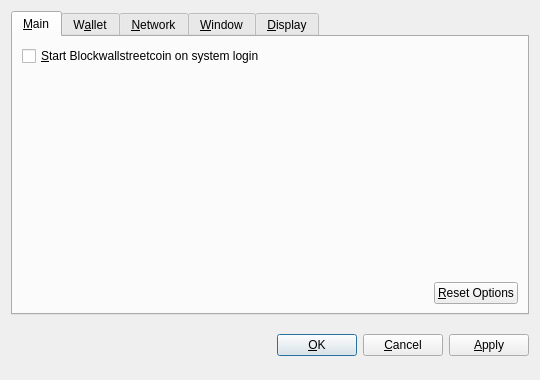
<?xml version="1.0" encoding="UTF-8"?>
<ui version="4.0">
 <class>OptionsDialog</class>
 <widget class="QDialog" name="OptionsDialog">
  <property name="geometry">
   <rect>
    <x>0</x>
    <y>0</y>
    <width>540</width>
    <height>380</height>
   </rect>
  </property>
  <property name="windowTitle">
   <string>Options</string>
  </property>
  <property name="modal">
   <bool>true</bool>
  </property>
  <layout class="QVBoxLayout" name="verticalLayout">
   <item>
    <widget class="QTabWidget" name="tabWidget">
     <property name="tabPosition">
      <enum>QTabWidget::North</enum>
     </property>
     <property name="currentIndex">
      <number>0</number>
     </property>
     <widget class="QWidget" name="tabMain">
      <attribute name="title">
       <string>&amp;Main</string>
      </attribute>
      <layout class="QVBoxLayout" name="verticalLayout_Main">
       <item>
        <widget class="QCheckBox" name="bitcoinAtStartup">
         <property name="toolTip">
          <string>Automatically start Blockwallstreetcoin after logging in to the system.</string>
         </property>
         <property name="text">
          <string>&amp;Start Blockwallstreetcoin on system login</string>
         </property>
        </widget>
       </item>
       <item>
        <spacer name="verticalSpacer_Main">
         <property name="orientation">
          <enum>Qt::Vertical</enum>
         </property>
         <property name="sizeHint" stdset="0">
          <size>
           <width>20</width>
           <height>40</height>
          </size>
         </property>
        </spacer>
       </item>
       <item>
        <layout class="QHBoxLayout" name="horizontalLayout_2_Main">
         <item>
          <spacer name="horizontalSpacer_2_Main">
           <property name="orientation">
            <enum>Qt::Horizontal</enum>
           </property>
           <property name="sizeHint" stdset="0">
            <size>
             <width>40</width>
             <height>20</height>
            </size>
           </property>
          </spacer>
         </item>
         <item>
          <widget class="QPushButton" name="resetButton">
           <property name="toolTip">
            <string>Reset all client options to default.</string>
           </property>
           <property name="text">
            <string>&amp;Reset Options</string>
           </property>
           <property name="autoDefault">
            <bool>false</bool>
           </property>
          </widget>
         </item>
        </layout>
       </item>
      </layout>
     </widget>
     <widget class="QWidget" name="tabWallet">
      <attribute name="title">
       <string>W&amp;allet</string>
      </attribute>
      <layout class="QVBoxLayout" name="verticalLayout_Network">
       <item>
        <widget class="QLabel" name="transactionFeeInfoLabel">
         <property name="text">
          <string>Optional transaction fee per kB that helps make sure your transactions are processed quickly. Most transactions are 1 kB.</string>
         </property>
         <property name="textFormat">
          <enum>Qt::PlainText</enum>
         </property>
         <property name="wordWrap">
          <bool>true</bool>
         </property>
        </widget>
       </item>
       <item>
        <layout class="QHBoxLayout" name="horizontalLayout_1_Main">
         <item>
          <widget class="QLabel" name="transactionFeeLabel">
           <property name="text">
            <string>Pay transaction &amp;fee</string>
           </property>
           <property name="textFormat">
            <enum>Qt::PlainText</enum>
           </property>
           <property name="buddy">
            <cstring>transactionFee</cstring>
           </property>
          </widget>
         </item>
         <item>
          <widget class="BitcoinAmountField" name="transactionFee"/>
         </item>
         <item>
          <spacer name="horizontalSpacer_1_Main">
           <property name="orientation">
            <enum>Qt::Horizontal</enum>
           </property>
           <property name="sizeHint" stdset="0">
            <size>
             <width>40</width>
             <height>20</height>
            </size>
           </property>
          </spacer>
         </item>
        </layout>
       </item>
       <item>
        <widget class="QLabel" name="label">
         <property name="text">
          <string>If you disable the spending of unconfirmed change, the change from a transaction cannot be used until that transaction has at least one confirmation. This also affects how your balance is computed.</string>
         </property>
         <property name="wordWrap">
          <bool>true</bool>
         </property>
        </widget>
       </item>
       <item>
        <widget class="QCheckBox" name="spendZeroConfChange">
         <property name="text">
          <string>Spend unconfirmed change  (experts only)</string>
         </property>
        </widget>
       </item>
       <item>
        <spacer name="verticalSpacer">
         <property name="orientation">
          <enum>Qt::Vertical</enum>
         </property>
         <property name="sizeHint" stdset="0">
          <size>
           <width>20</width>
           <height>40</height>
          </size>
         </property>
        </spacer>
       </item>
      </layout>
     </widget>
     <widget class="QWidget" name="tabNetwork">
      <attribute name="title">
       <string>&amp;Network</string>
      </attribute>
      <layout class="QVBoxLayout" name="verticalLayout_Network">
       <item>
        <widget class="QCheckBox" name="mapPortUpnp">
         <property name="toolTip">
          <string>Automatically open the Blockwallstreetcoin client port on the router. This only works when your router supports UPnP and it is enabled.</string>
         </property>
         <property name="text">
          <string>Map port using &amp;UPnP</string>
         </property>
        </widget>
       </item>
       <item>
        <widget class="QCheckBox" name="connectSocks">
         <property name="toolTip">
          <string>Connect to the Blockwallstreetcoin network through a SOCKS proxy (e.g. when connecting through Tor).</string>
         </property>
         <property name="text">
          <string>&amp;Connect through SOCKS proxy:</string>
         </property>
        </widget>
       </item>
       <item>
        <layout class="QHBoxLayout" name="horizontalLayout_Network">
         <item>
          <widget class="QLabel" name="proxyIpLabel">
           <property name="text">
            <string>Proxy &amp;IP:</string>
           </property>
           <property name="textFormat">
            <enum>Qt::PlainText</enum>
           </property>
           <property name="buddy">
            <cstring>proxyIp</cstring>
           </property>
          </widget>
         </item>
         <item>
          <widget class="QValidatedLineEdit" name="proxyIp">
           <property name="maximumSize">
            <size>
             <width>140</width>
             <height>16777215</height>
            </size>
           </property>
           <property name="toolTip">
            <string>IP address of the proxy (e.g. 127.0.0.1)</string>
           </property>
          </widget>
         </item>
         <item>
          <widget class="QLabel" name="proxyPortLabel">
           <property name="text">
            <string>&amp;Port:</string>
           </property>
           <property name="textFormat">
            <enum>Qt::PlainText</enum>
           </property>
           <property name="buddy">
            <cstring>proxyPort</cstring>
           </property>
          </widget>
         </item>
         <item>
          <widget class="QLineEdit" name="proxyPort">
           <property name="maximumSize">
            <size>
             <width>55</width>
             <height>16777215</height>
            </size>
           </property>
           <property name="toolTip">
            <string>Port of the proxy (e.g. 9050)</string>
           </property>
          </widget>
         </item>
         <item>
          <widget class="QLabel" name="socksVersionLabel">
           <property name="text">
            <string>SOCKS &amp;Version:</string>
           </property>
           <property name="textFormat">
            <enum>Qt::PlainText</enum>
           </property>
           <property name="buddy">
            <cstring>socksVersion</cstring>
           </property>
          </widget>
         </item>
         <item>
          <widget class="QValueComboBox" name="socksVersion">
           <property name="toolTip">
            <string>SOCKS version of the proxy (e.g. 5)</string>
           </property>
          </widget>
         </item>
         <item>
          <spacer name="horizontalSpacer_Network">
           <property name="orientation">
            <enum>Qt::Horizontal</enum>
           </property>
           <property name="sizeHint" stdset="0">
            <size>
             <width>40</width>
             <height>20</height>
            </size>
           </property>
          </spacer>
         </item>
        </layout>
       </item>
       <item>
        <spacer name="verticalSpacer_Network">
         <property name="orientation">
          <enum>Qt::Vertical</enum>
         </property>
         <property name="sizeHint" stdset="0">
          <size>
           <width>20</width>
           <height>40</height>
          </size>
         </property>
        </spacer>
       </item>
      </layout>
     </widget>
     <widget class="QWidget" name="tabWindow">
      <attribute name="title">
       <string>&amp;Window</string>
      </attribute>
      <layout class="QVBoxLayout" name="verticalLayout_Window">
       <item>
        <widget class="QCheckBox" name="minimizeToTray">
         <property name="toolTip">
          <string>Show only a tray icon after minimizing the window.</string>
         </property>
         <property name="text">
          <string>&amp;Minimize to the tray instead of the taskbar</string>
         </property>
        </widget>
       </item>
       <item>
        <widget class="QCheckBox" name="minimizeOnClose">
         <property name="toolTip">
          <string>Minimize instead of exit the application when the window is closed. When this option is enabled, the application will be closed only after selecting Quit in the menu.</string>
         </property>
         <property name="text">
          <string>M&amp;inimize on close</string>
         </property>
        </widget>
       </item>
       <item>
        <spacer name="verticalSpacer_Window">
         <property name="orientation">
          <enum>Qt::Vertical</enum>
         </property>
         <property name="sizeHint" stdset="0">
          <size>
           <width>20</width>
           <height>40</height>
          </size>
         </property>
        </spacer>
       </item>
      </layout>
     </widget>
     <widget class="QWidget" name="tabDisplay">
      <attribute name="title">
       <string>&amp;Display</string>
      </attribute>
      <layout class="QVBoxLayout" name="verticalLayout_Display">
       <item>
        <layout class="QHBoxLayout" name="horizontalLayout_1_Display">
         <item>
          <widget class="QLabel" name="langLabel">
           <property name="text">
            <string>User Interface &amp;language:</string>
           </property>
           <property name="textFormat">
            <enum>Qt::PlainText</enum>
           </property>
           <property name="buddy">
            <cstring>lang</cstring>
           </property>
          </widget>
         </item>
         <item>
          <widget class="QValueComboBox" name="lang">
           <property name="toolTip">
            <string>The user interface language can be set here. This setting will take effect after restarting Blockwallstreetcoin.</string>
           </property>
          </widget>
         </item>
        </layout>
       </item>
       <item>
        <layout class="QHBoxLayout" name="horizontalLayout_2_Display">
         <item>
          <widget class="QLabel" name="unitLabel">
           <property name="text">
            <string>&amp;Unit to show amounts in:</string>
           </property>
           <property name="textFormat">
            <enum>Qt::PlainText</enum>
           </property>
           <property name="buddy">
            <cstring>unit</cstring>
           </property>
          </widget>
         </item>
         <item>
          <widget class="QValueComboBox" name="unit">
           <property name="toolTip">
            <string>Choose the default subdivision unit to show in the interface and when sending coins.</string>
           </property>
          </widget>
         </item>
        </layout>
       </item>
       <item>
        <widget class="QCheckBox" name="displayAddresses">
         <property name="toolTip">
          <string>Whether to show Blockwallstreetcoin addresses in the transaction list or not.</string>
         </property>
         <property name="text">
          <string>&amp;Display addresses in transaction list</string>
         </property>
        </widget>
       </item>
       <item>
        <widget class="QCheckBox" name="coinControlFeatures">
         <property name="toolTip">
          <string>Whether to show coin control features or not.</string>
         </property>
         <property name="text">
          <string>Display coin &amp;control features (experts only!)</string>
         </property>
        </widget>
       </item>
       <item>
        <spacer name="verticalSpacer_Display">
         <property name="orientation">
          <enum>Qt::Vertical</enum>
         </property>
         <property name="sizeHint" stdset="0">
          <size>
           <width>20</width>
           <height>40</height>
          </size>
         </property>
        </spacer>
       </item>
      </layout>
     </widget>
    </widget>
   </item>
   <item>
    <layout class="QHBoxLayout" name="horizontalLayout_Buttons">
     <item>
      <spacer name="horizontalSpacer_1">
       <property name="orientation">
        <enum>Qt::Horizontal</enum>
       </property>
       <property name="sizeHint" stdset="0">
        <size>
         <width>40</width>
         <height>48</height>
        </size>
       </property>
      </spacer>
     </item>
     <item>
      <widget class="QLabel" name="statusLabel">
       <property name="font">
        <font>
         <weight>75</weight>
         <bold>true</bold>
        </font>
       </property>
       <property name="text">
        <string/>
       </property>
       <property name="textFormat">
        <enum>Qt::PlainText</enum>
       </property>
       <property name="wordWrap">
        <bool>true</bool>
       </property>
      </widget>
     </item>
     <item>
      <spacer name="horizontalSpacer_2">
       <property name="orientation">
        <enum>Qt::Horizontal</enum>
       </property>
       <property name="sizeHint" stdset="0">
        <size>
         <width>40</width>
         <height>48</height>
        </size>
       </property>
      </spacer>
     </item>
     <item>
      <widget class="QPushButton" name="okButton">
       <property name="text">
        <string>&amp;OK</string>
       </property>
      </widget>
     </item>
     <item>
      <widget class="QPushButton" name="cancelButton">
       <property name="text">
        <string>&amp;Cancel</string>
       </property>
       <property name="autoDefault">
        <bool>false</bool>
       </property>
      </widget>
     </item>
     <item>
      <widget class="QPushButton" name="applyButton">
       <property name="text">
        <string>&amp;Apply</string>
       </property>
       <property name="autoDefault">
        <bool>false</bool>
       </property>
      </widget>
     </item>
    </layout>
   </item>
  </layout>
 </widget>
 <customwidgets>
  <customwidget>
   <class>BitcoinAmountField</class>
   <extends>QSpinBox</extends>
   <header>bitcoinamountfield.h</header>
  </customwidget>
  <customwidget>
   <class>QValueComboBox</class>
   <extends>QComboBox</extends>
   <header>qvaluecombobox.h</header>
  </customwidget>
  <customwidget>
   <class>QValidatedLineEdit</class>
   <extends>QLineEdit</extends>
   <header>qvalidatedlineedit.h</header>
  </customwidget>
 </customwidgets>
 <resources/>
 <connections/>
</ui>
